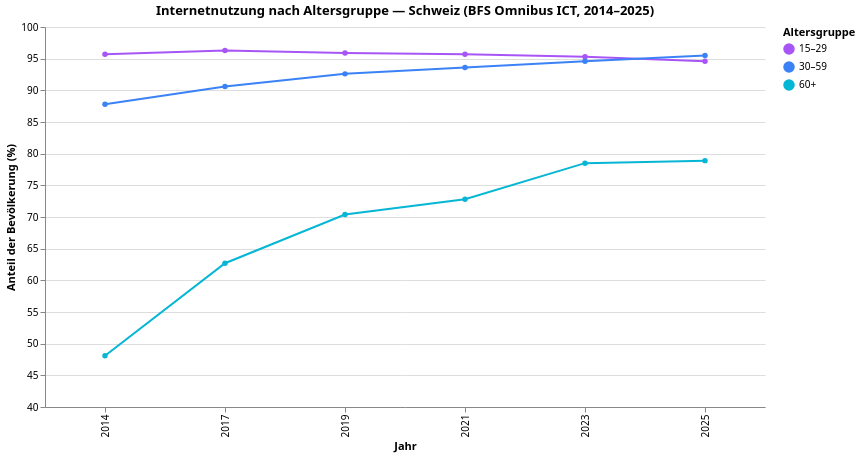

The Vega-Lite source for this figure:
### Vega-Lite specification from a JSON file in a GitHub repository (floating-point values rounded to 4 significant figures)
{"$schema": "https://vega.github.io/schema/vega-lite/v5.json", "config": {"font": "Switzer, system-ui, sans-serif", "view": {"stroke": "transparent"}}, "data": {"values": [{"Altersgruppe": "15–29", "Jahr": 2025, "Nutzung %": 94.6}, {"Altersgruppe": "15–29", "Jahr": 2023, "Nutzung %": 95.3}, {"Altersgruppe": "15–29", "Jahr": 2021, "Nutzung %": 95.7}, {"Altersgruppe": "15–29", "Jahr": 2019, "Nutzung %": 95.9}, {"Altersgruppe": "15–29", "Jahr": 2017, "Nutzung %": 96.3}, {"Altersgruppe": "15–29", "Jahr": 2014, "Nutzung %": 95.7}, {"Altersgruppe": "30–59", "Jahr": 2025, "Nutzung %": 95.5}, {"Altersgruppe": "30–59", "Jahr": 2023, "Nutzung %": 94.6}, {"Altersgruppe": "30–59", "Jahr": 2021, "Nutzung %": 93.6}, {"Altersgruppe": "30–59", "Jahr": 2019, "Nutzung %": 92.6}, {"Altersgruppe": "30–59", "Jahr": 2017, "Nutzung %": 90.6}, {"Altersgruppe": "30–59", "Jahr": 2014, "Nutzung %": 87.8}, {"Altersgruppe": "60+", "Jahr": 2025, "Nutzung %": 78.9}, {"Altersgruppe": "60+", "Jahr": 2023, "Nutzung %": 78.5}, {"Altersgruppe": "60+", "Jahr": 2021, "Nutzung %": 72.8}, {"Altersgruppe": "60+", "Jahr": 2019, "Nutzung %": 70.4}, {"Altersgruppe": "60+", "Jahr": 2017, "Nutzung %": 62.7}, {"Altersgruppe": "60+", "Jahr": 2014, "Nutzung %": 48.1}]}, "encoding": {"color": {"field": "Altersgruppe", "scale": {"domain": ["15–29", "30–59", "60+"], "range": ["#a855f7", "#3b82f6", "#06b6d4"]}, "type": "nominal"}, "x": {"field": "Jahr", "title": "Jahr", "type": "ordinal"}, "y": {"field": "Nutzung %", "scale": {"domain": [40, 100]}, "title": "Anteil der Bevölkerung (%)", "type": "quantitative"}}, "height": 380, "mark": {"point": true, "strokeWidth": 2, "type": "line"}, "title": "Internetnutzung nach Altersgruppe — Schweiz (BFS Omnibus ICT, 2014–2025)", "width": 720}
